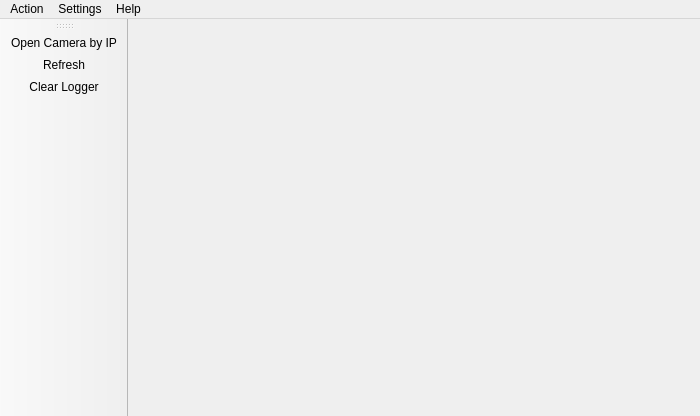
<?xml version="1.0" encoding="UTF-8"?>
<ui version="4.0">
 <author>JTE</author>
 <class>mainWindow</class>
 <widget class="QMainWindow" name="mainWindow">
  <property name="geometry">
   <rect>
    <x>0</x>
    <y>0</y>
    <width>700</width>
    <height>416</height>
   </rect>
  </property>
  <property name="sizePolicy">
   <sizepolicy hsizetype="Preferred" vsizetype="Preferred">
    <horstretch>0</horstretch>
    <verstretch>0</verstretch>
   </sizepolicy>
  </property>
  <property name="minimumSize">
   <size>
    <width>700</width>
    <height>350</height>
   </size>
  </property>
  <property name="maximumSize">
   <size>
    <width>16777215</width>
    <height>16777215</height>
   </size>
  </property>
  <property name="windowTitle">
   <string>Vimba Viewer</string>
  </property>
  <property name="windowIcon">
   <iconset resource="VimbaViewer.qrc">
    <normaloff>:/VimbaViewer/Images/stripes_256.png</normaloff>:/VimbaViewer/Images/stripes_256.png</iconset>
  </property>
  <property name="iconSize">
   <size>
    <width>24</width>
    <height>24</height>
   </size>
  </property>
  <widget class="QWidget" name="centralWidget">
   <layout class="QHBoxLayout" name="horizontalLayout_2">
    <item>
     <layout class="QHBoxLayout" name="layout_H">
      <property name="margin">
       <number>11</number>
      </property>
     </layout>
    </item>
   </layout>
  </widget>
  <widget class="QMenuBar" name="menuBar">
   <property name="geometry">
    <rect>
     <x>0</x>
     <y>0</y>
     <width>700</width>
     <height>21</height>
    </rect>
   </property>
   <widget class="QMenu" name="menuAction">
    <property name="title">
     <string>Action</string>
    </property>
    <addaction name="ActionOpenByID"/>
    <addaction name="ActionDiscover"/>
    <addaction name="ActionClear"/>
    <addaction name="separator"/>
    <addaction name="actionExit"/>
   </widget>
   <widget class="QMenu" name="menuHelp">
    <property name="title">
     <string>Help</string>
    </property>
    <addaction name="actionAbout"/>
    <addaction name="actionAbout_Qt"/>
   </widget>
   <widget class="QMenu" name="menuSettings">
    <property name="title">
     <string>Settings</string>
    </property>
    <addaction name="ActionStartOptions"/>
   </widget>
   <addaction name="menuAction"/>
   <addaction name="menuSettings"/>
   <addaction name="menuHelp"/>
  </widget>
  <widget class="QToolBar" name="mainToolBar">
   <property name="windowTitle">
    <string>MainWindow ToolBar</string>
   </property>
   <property name="styleSheet">
    <string notr="true"/>
   </property>
   <attribute name="toolBarArea">
    <enum>LeftToolBarArea</enum>
   </attribute>
   <attribute name="toolBarBreak">
    <bool>false</bool>
   </attribute>
   <addaction name="ActionOpenByID"/>
   <addaction name="ActionDiscover"/>
   <addaction name="ActionClear"/>
  </widget>
  <action name="ActionDiscover">
   <property name="icon">
    <iconset resource="VimbaViewer.qrc">
     <normaloff>:/VimbaViewer/Images/refresh.png</normaloff>:/VimbaViewer/Images/refresh.png</iconset>
   </property>
   <property name="text">
    <string>Refresh</string>
   </property>
   <property name="toolTip">
    <string>Refresh camera tree</string>
   </property>
   <property name="shortcut">
    <string>Ctrl+R</string>
   </property>
  </action>
  <action name="ActionClear">
   <property name="icon">
    <iconset resource="VimbaViewer.qrc">
     <normaloff>:/VimbaViewer/Images/delete.png</normaloff>:/VimbaViewer/Images/delete.png</iconset>
   </property>
   <property name="text">
    <string>Clear Logger</string>
   </property>
   <property name="toolTip">
    <string>Clear log window</string>
   </property>
   <property name="shortcut">
    <string>Ctrl+C</string>
   </property>
  </action>
  <action name="actionAbout">
   <property name="text">
    <string>About</string>
   </property>
  </action>
  <action name="actionAbout_Qt">
   <property name="text">
    <string>About Qt</string>
   </property>
  </action>
  <action name="ActionStartOptions">
   <property name="text">
    <string>Start Options...</string>
   </property>
   <property name="shortcut">
    <string>Ctrl+S</string>
   </property>
  </action>
  <action name="actionExit">
   <property name="text">
    <string>Exit</string>
   </property>
   <property name="shortcut">
    <string>Ctrl+F4</string>
   </property>
  </action>
  <action name="ActionOpenByID">
   <property name="icon">
    <iconset resource="VimbaViewer.qrc">
     <normaloff>:/VimbaViewer/Images/goldeye-g.png</normaloff>:/VimbaViewer/Images/goldeye-g.png</iconset>
   </property>
   <property name="text">
    <string>Open Camera by IP</string>
   </property>
   <property name="toolTip">
    <string>Open a camera that was not discovered</string>
   </property>
   <property name="shortcut">
    <string>Ctrl+O</string>
   </property>
  </action>
 </widget>
 <layoutdefault spacing="6" margin="11"/>
 <resources>
  <include location="VimbaViewer.qrc"/>
 </resources>
 <connections/>
</ui>
